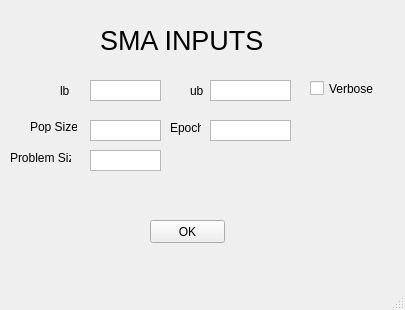
<?xml version="1.0" encoding="UTF-8"?>
<ui version="4.0">
 <class>SmaInputsWindow</class>
 <widget class="QMainWindow" name="SmaInputsWindow">
  <property name="geometry">
   <rect>
    <x>0</x>
    <y>0</y>
    <width>405</width>
    <height>310</height>
   </rect>
  </property>
  <property name="windowTitle">
   <string>MainWindow</string>
  </property>
  <widget class="QWidget" name="centralwidget">
   <widget class="QLabel" name="label">
    <property name="geometry">
     <rect>
      <x>100</x>
      <y>10</y>
      <width>181</width>
      <height>61</height>
     </rect>
    </property>
    <property name="font">
     <font>
      <pointsize>20</pointsize>
     </font>
    </property>
    <property name="text">
     <string>SMA INPUTS</string>
    </property>
   </widget>
   <widget class="QLabel" name="label_5">
    <property name="geometry">
     <rect>
      <x>60</x>
      <y>80</y>
      <width>16</width>
      <height>21</height>
     </rect>
    </property>
    <property name="text">
     <string>lb</string>
    </property>
   </widget>
   <widget class="QLabel" name="label_6">
    <property name="geometry">
     <rect>
      <x>190</x>
      <y>80</y>
      <width>16</width>
      <height>21</height>
     </rect>
    </property>
    <property name="text">
     <string>ub</string>
    </property>
   </widget>
   <widget class="QTextEdit" name="lbTextBox">
    <property name="geometry">
     <rect>
      <x>90</x>
      <y>80</y>
      <width>71</width>
      <height>21</height>
     </rect>
    </property>
    <property name="font">
     <font>
      <pointsize>12</pointsize>
     </font>
    </property>
    <property name="verticalScrollBarPolicy">
     <enum>Qt::ScrollBarAlwaysOff</enum>
    </property>
   </widget>
   <widget class="QTextEdit" name="ubTextBox">
    <property name="geometry">
     <rect>
      <x>210</x>
      <y>80</y>
      <width>81</width>
      <height>21</height>
     </rect>
    </property>
    <property name="font">
     <font>
      <pointsize>12</pointsize>
     </font>
    </property>
    <property name="verticalScrollBarPolicy">
     <enum>Qt::ScrollBarAlwaysOff</enum>
    </property>
   </widget>
   <widget class="QLabel" name="label_2">
    <property name="geometry">
     <rect>
      <x>30</x>
      <y>120</y>
      <width>47</width>
      <height>13</height>
     </rect>
    </property>
    <property name="text">
     <string>Pop Size</string>
    </property>
   </widget>
   <widget class="QTextEdit" name="popSizeTextBox">
    <property name="geometry">
     <rect>
      <x>90</x>
      <y>120</y>
      <width>71</width>
      <height>21</height>
     </rect>
    </property>
    <property name="verticalScrollBarPolicy">
     <enum>Qt::ScrollBarAlwaysOff</enum>
    </property>
   </widget>
   <widget class="QLabel" name="label_3">
    <property name="geometry">
     <rect>
      <x>10</x>
      <y>150</y>
      <width>61</width>
      <height>16</height>
     </rect>
    </property>
    <property name="text">
     <string>Problem Size</string>
    </property>
   </widget>
   <widget class="QTextEdit" name="problemSizeTextBox">
    <property name="geometry">
     <rect>
      <x>90</x>
      <y>150</y>
      <width>71</width>
      <height>21</height>
     </rect>
    </property>
    <property name="verticalScrollBarPolicy">
     <enum>Qt::ScrollBarAlwaysOff</enum>
    </property>
   </widget>
   <widget class="QCheckBox" name="verboseCheckBox">
    <property name="geometry">
     <rect>
      <x>310</x>
      <y>80</y>
      <width>70</width>
      <height>17</height>
     </rect>
    </property>
    <property name="text">
     <string>Verbose</string>
    </property>
   </widget>
   <widget class="QLabel" name="label_4">
    <property name="geometry">
     <rect>
      <x>170</x>
      <y>120</y>
      <width>31</width>
      <height>16</height>
     </rect>
    </property>
    <property name="text">
     <string>Epoch</string>
    </property>
   </widget>
   <widget class="QTextEdit" name="epochTextBox">
    <property name="geometry">
     <rect>
      <x>210</x>
      <y>120</y>
      <width>81</width>
      <height>21</height>
     </rect>
    </property>
    <property name="verticalScrollBarPolicy">
     <enum>Qt::ScrollBarAlwaysOff</enum>
    </property>
   </widget>
   <widget class="QPushButton" name="smaButton">
    <property name="geometry">
     <rect>
      <x>150</x>
      <y>220</y>
      <width>75</width>
      <height>23</height>
     </rect>
    </property>
    <property name="text">
     <string>OK</string>
    </property>
   </widget>
  </widget>
  <widget class="QMenuBar" name="menubar">
   <property name="geometry">
    <rect>
     <x>0</x>
     <y>0</y>
     <width>405</width>
     <height>21</height>
    </rect>
   </property>
  </widget>
  <widget class="QStatusBar" name="statusbar"/>
 </widget>
 <resources/>
 <connections/>
</ui>
